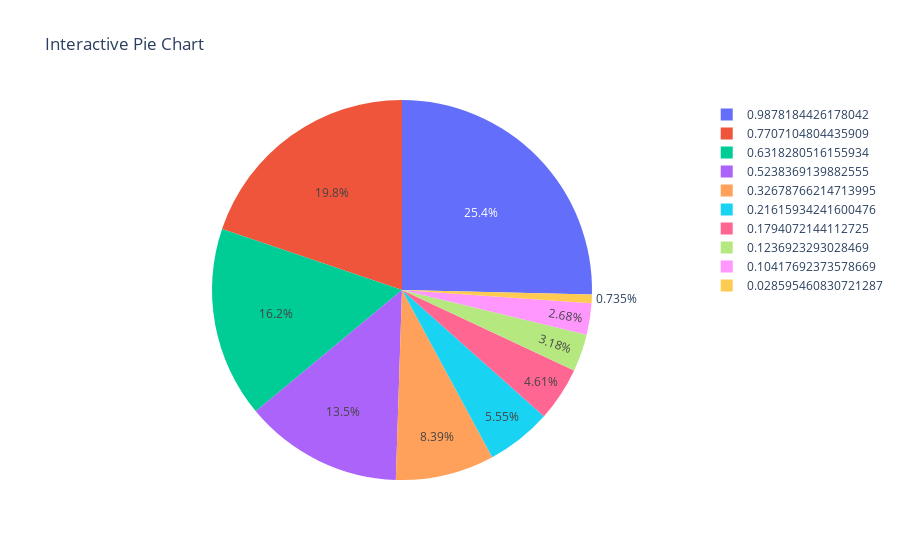

Notebook code for this chart:
### Code cell
#Q 21:- using Plotly, create an interactive pie chart of randomly generated data, add labels and percentages, set the title as "Interactive Pie Chart"??
import plotly.graph_objects as go
import numpy as np

#generate random data for the pie chart
x=np.random.rand(10)

#Create the figure
fig=go.Figure()

#Add a trace for the pie chart
fig.add_trace(go.Pie(labels=x,values=x))

#set the title and axis labels
fig.update_layout(
    title="Interactive Pie Chart",
    xaxis_title="x",
    yaxis_title="y"
)

fig.show()

### Figure 1 — Plotly figure (JSON) as saved in the notebook; plotly's stock layout.template omitted (floating-point values rounded to 4 significant figures)
{"data": [{"labels": [0.1794, 0.3268, 0.2162, 0.7707, 0.5238, 0.1237, 0.1042, 0.0286, 0.9878, 0.6318], "type": "pie", "values": [0.1794, 0.3268, 0.2162, 0.7707, 0.5238, 0.1237, 0.1042, 0.0286, 0.9878, 0.6318]}], "layout": {"title": {"text": "Interactive Pie Chart"}, "xaxis": {"title": {"text": "x"}}, "yaxis": {"title": {"text": "y"}}}}
